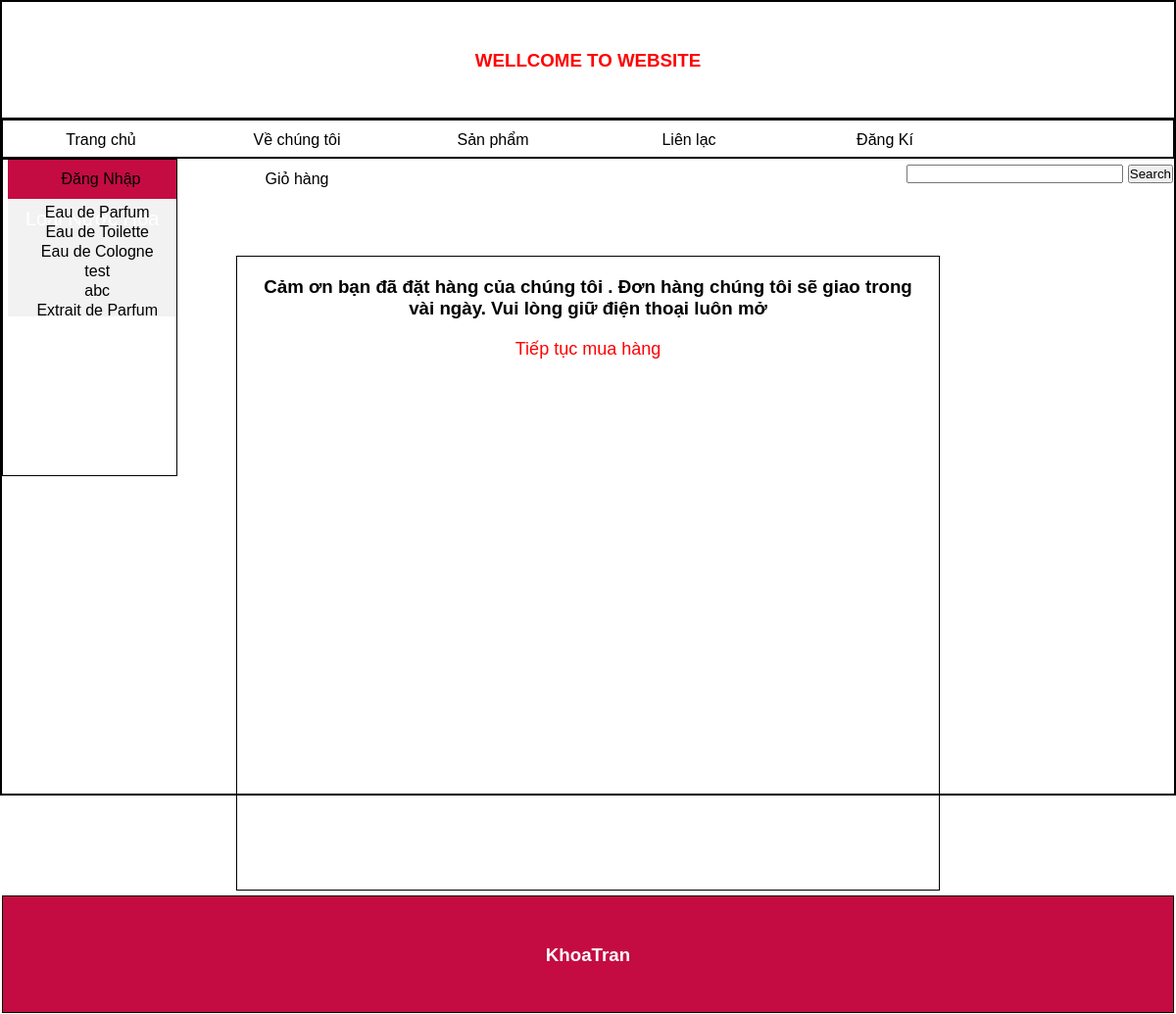
The page /index.php?quanli=camon on the database as committed earlier.
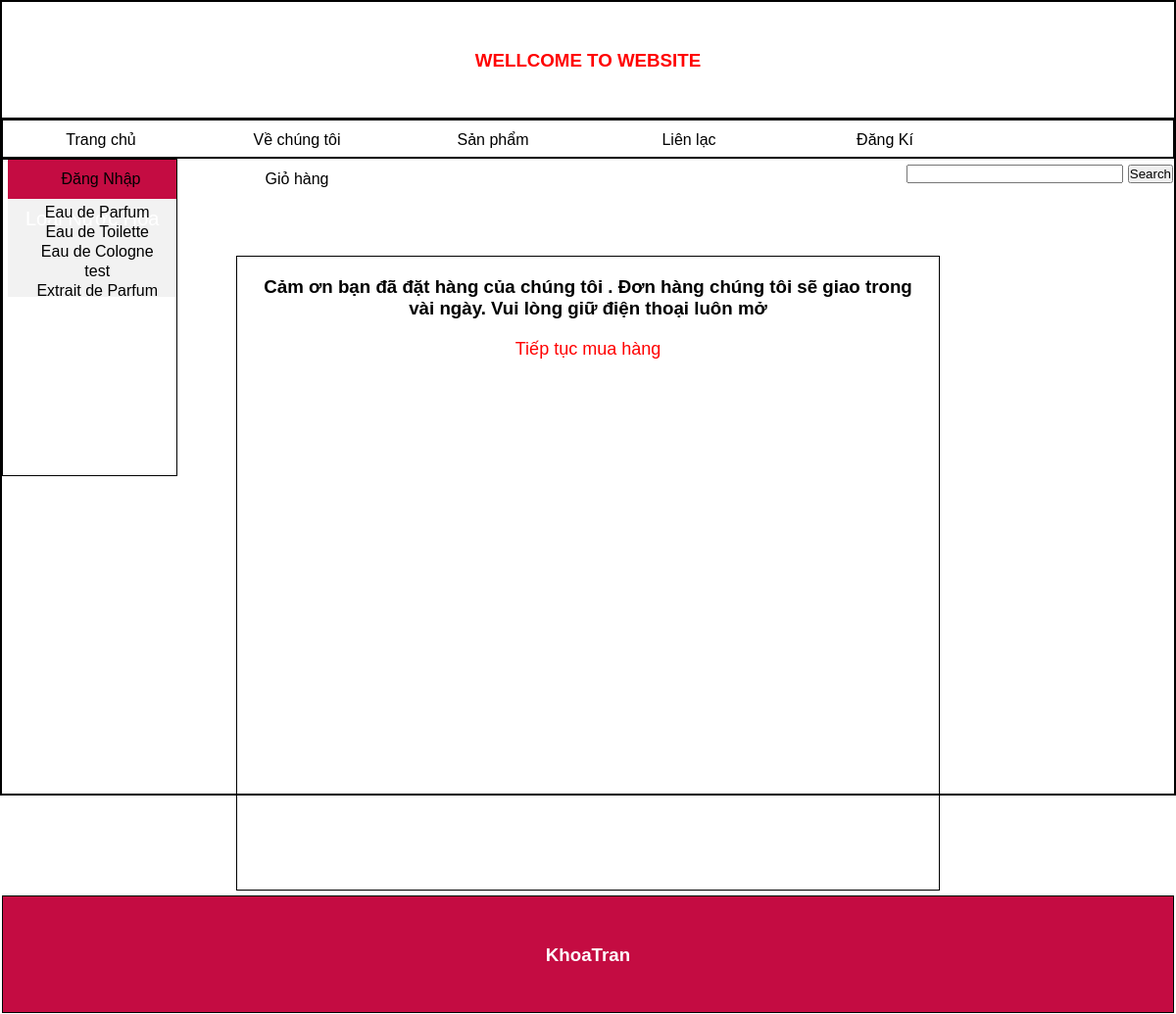
The same page on the database as committed later.
### tables this page shows
CREATE TABLE `perfume_type` (
  `Type_ID` int(11) NOT NULL,
  `Type_Name` varchar(50) DEFAULT NULL,
  `Type_Description` varchar(100) DEFAULT NULL
);

### modules/left/list.php (the view)
<?php
    $sql_pertype = "SELECT * FROM `perfume_type`";
    $run_pertype = mysqli_query($conn,$sql_pertype);
?>
<div class="box-list">
<div class="tieude">Loại Nước Hoa</div>
        <ul class = "list">
            <?php
                while($dong_pertype=mysqli_fetch_array($run_pertype)){
            ?>
            <li>
                <a href="index.php?quanli=loainuochoa&id=<?php echo $dong_pertype['Type_ID'] ?>"><?php echo $dong_pertype['Type_Name'] ?></a>
            </li>
            <?php
            }
            ?>
        </ul>
    </div>

Rows that differ between the two databases and show on the page:
removed perfume_type: Type_Name "abc"
